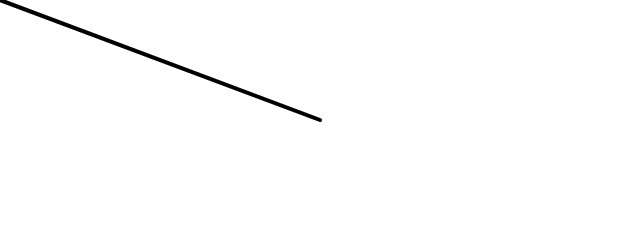
Frame 1 (no input)
Frame 60 (no input): identical to frame 1, image omitted
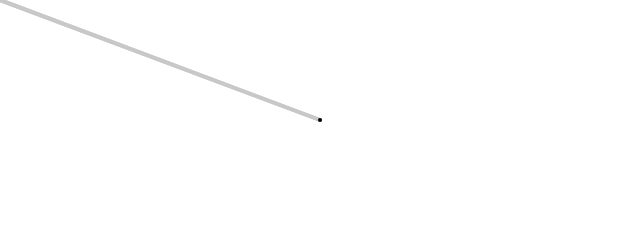
Frame 120 (the mouse pressed at the canvas centre since frame 60)

The p5.js sketch that drew these frames (run headless with seeded random() and noise() and a simulated clock; from frame 60 on, the mouse is pressed at the canvas centre):

// p5.js sketch
// ── sketch.js
function setup() {
    createCanvas(640, 240);
}

function draw() {
    background(255);

    let mouse = createVector(mouseX, mouseY);
    let center = createVector(width / 2, height / 2);

    // Draw both vectors
    stroke(200);
    strokeWeight(4);
    line(0, 0, mouse.x, mouse.y);
    line(0, 0, center.x, center.y);

    // Vector subtraction
    mouse.sub(center);

    // Draw subtraction; translate origin to canvas center
    stroke(0);
    translate(width / 2, height / 2);
    line(0, 0, mouse.x, mouse.y);
}
